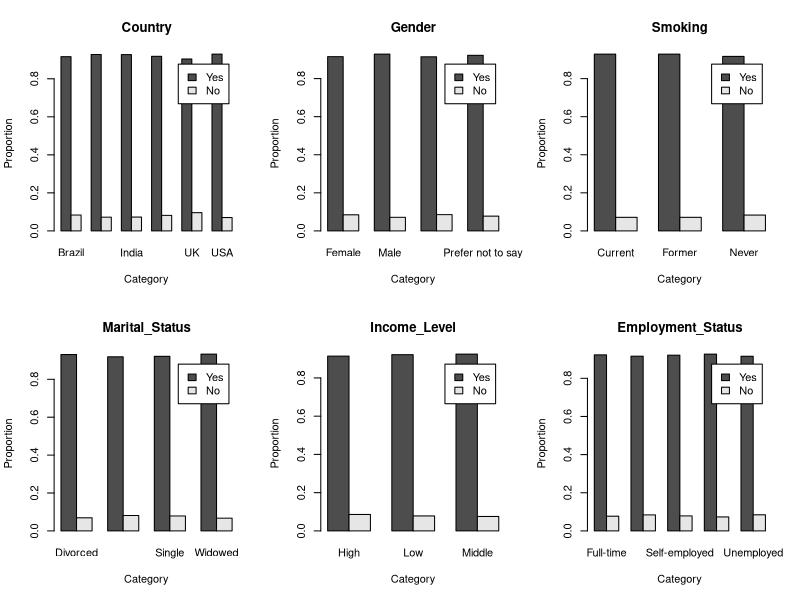
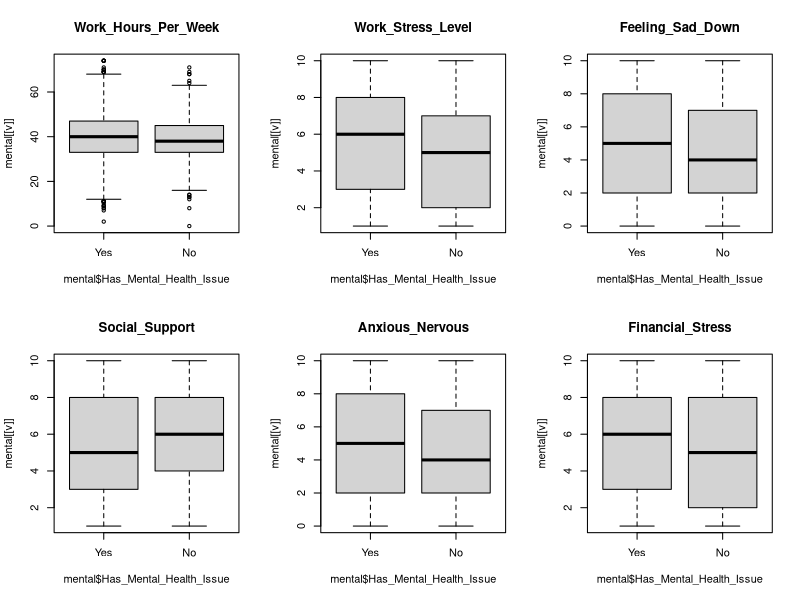

Here is the R script that generated these plots, in order:
setwd("/Users/utkusizanli/Desktop/UC3M/StatisticalLearningGitHub")

# Libraries
library(caret)
library(MASS)
library(dplyr)
library(e1071)

# Load dataset
mental = read.csv("mental_health.csv")

# Check size and structure of data
dim(mental)     # number of rows and columns
str(mental)     # variable types

# Convert all character columns to factors automatically
char_cols <- names(mental)[sapply(mental, is.character)]
mental[char_cols] <- lapply(mental[char_cols], as.factor)

# Convert target to factor, 1 = Yes (positive), 0 = No
mental$Has_Mental_Health_Issue <- factor(ifelse(mental$Has_Mental_Health_Issue == 1, "Yes", "No"), levels = c("Yes", "No"))


# Check for missing values
colSums(is.na(mental))   # No missing values 

# Check data again after conversion
str(mental)
summary(mental)

# Check target distribution 
table(mental$Has_Mental_Health_Issue)
prop.table(table(mental$Has_Mental_Health_Issue))

# Notes: The target variable is highly imbalanced, with 7.84% of observations in class 0 and 92.16% in class 1. 
# This imbalance may affect classification performance, since models could favor the majority class.

# Select categorical variables (exclude target)
cat_vars = setdiff(names(mental)[sapply(mental, is.factor)], "Has_Mental_Health_Issue")

# Measure strength of association using chi-square statistic
chi_strength = sapply(cat_vars, function(v) {
  as.numeric(chisq.test(table(mental[[v]], mental$Has_Mental_Health_Issue))$statistic)
})

# Select top 6 categorical variables
top_vars_cat = names(sort(chi_strength, decreasing = TRUE))[1:6]

# Plot barplots for selected categorical variables
par(mfrow = c(2,3))

lapply(top_vars_cat, function(v) {
  tab = prop.table(table(mental[[v]], mental$Has_Mental_Health_Issue), 1)
  
  barplot(t(tab),
          beside = TRUE,
          main = v,
          legend.text = TRUE,
          xlab = "Category",
          ylab = "Proportion")
})

# Screen numeric predictors using t-tests
pvals = sapply(mental[sapply(mental, is.numeric)],
               function(x) t.test(x ~ mental$Has_Mental_Health_Issue)$p.value)

sort(pvals)   

# Compute mean difference between classes 
mean_diff = sapply(mental[sapply(mental, is.numeric)], function(x) {
  abs(mean(x[mental$Has_Mental_Health_Issue=="Yes"]) -
        mean(x[mental$Has_Mental_Health_Issue=="No"]))
})

sort(mean_diff, decreasing=TRUE)   

# Select top numeric predictors
top_vars = names(sort(mean_diff, decreasing=TRUE)[1:6])

# Plot boxplots for selected numeric predictors
par(mfrow=c(2,3))

lapply(top_vars, function(v) {
  boxplot(mental[[v]] ~ mental$Has_Mental_Health_Issue,
          main=v)
})

#EDA

# Demographic categorical variables (like gender, country, marital status) do not seem to strongly separate people with and without mental health issues.

# Psychological and stress-related numeric variables show clear differences between the two groups.

# Variables such as Work_Stress_Level, Feeling_Sad_Down, Financial_Stress, and Anxious_Nervous look like strong predictors of mental health issues.



# 60% Train - 20% Validation - 20% Test split via stratified sampling
set.seed(42)

# 60% TRAIN, 20% VAL, 20% TEST (all stratified by the target)
idx_train <- createDataPartition(mental$Has_Mental_Health_Issue, p = 0.60, list = FALSE)
mental_train <- mental[idx_train, ]
mental_tmp   <- mental[-idx_train, ]

# half of remaining
idx_val <- createDataPartition(mental_tmp$Has_Mental_Health_Issue, p = 0.50, list = FALSE)
mental_val  <- mental_tmp[idx_val, ]
mental_test <- mental_tmp[-idx_val, ]

# check proportions to confirm stratifications
prop.table(table(mental$Has_Mental_Health_Issue))
prop.table(table(mental_train$Has_Mental_Health_Issue))
prop.table(table(mental_val$Has_Mental_Health_Issue))
prop.table(table(mental_test$Has_Mental_Health_Issue))


target_col <- "Has_Mental_Health_Issue"
num_cols <- names(mental_train)[sapply(mental_train, is.numeric)]
num_cols <- setdiff(num_cols, target_col)

mu <- sapply(mental_train[, num_cols, drop = FALSE], mean)
sd <- sapply(mental_train[, num_cols, drop = FALSE], sd)
sd[sd == 0] <- 1

scale_apply <- function(df, num_cols, mu, sd) {
  out <- df
  out[, num_cols] <- sweep(out[, num_cols, drop = FALSE], 2, mu, "-")
  out[, num_cols] <- sweep(out[, num_cols, drop = FALSE], 2, sd, "/")
  out
}

train_sc <- scale_apply(mental_train, num_cols, mu, sd)
val_sc   <- scale_apply(mental_val,   num_cols, mu, sd)
test_sc  <- scale_apply(mental_test,  num_cols, mu, sd)



# setup 5-fold cross-validation with 3 repeats
folds <- createMultiFolds(train_sc$Has_Mental_Health_Issue, k = 5, times = 3)
ctrl <- trainControl(method = "repeatedcv", number = 5, repeats = 3, index = folds, classProbs = TRUE, summaryFunction = twoClassSummary, savePredictions = "final")


set.seed(42)

# logreg, LDA, QDA cross-validation as initial models
fit_logreg <- train(Has_Mental_Health_Issue ~ ., data=train_sc, method="glm", family=binomial(), metric="ROC", trControl=ctrl)
fit_lda    <- train(Has_Mental_Health_Issue ~ ., data=train_sc, method="lda", metric="ROC", trControl=ctrl)
fit_qda    <- train(Has_Mental_Health_Issue ~ ., data=train_sc, method="qda", metric="ROC", trControl=ctrl)

# Naive Bayes with same CV format
y    <- train_sc$Has_Mental_Health_Issue
p_nb <- rep(NA_real_, nrow(train_sc))

# Calculate AUC score for Naive bayes
for (nm in names(folds)) {
  idx_in  <- folds[[nm]]
  idx_out <- setdiff(seq_len(nrow(train_sc)), idx_in)
  
  nb_fit <- naiveBayes(Has_Mental_Health_Issue ~ ., data=train_sc[idx_in, ])
  p <- predict(nb_fit, newdata=train_sc[idx_out, ], type="raw")[, "Yes"]
  
  p_nb[idx_out] <- ifelse(is.na(p_nb[idx_out]), p, (p_nb[idx_out] + p) / 2)
}

auc_nb <- as.numeric(pROC::auc(pROC::roc(y, p_nb, levels=c("No","Yes"), direction="<", quiet=TRUE)))


# CV ROC summary
c(LogReg=max(fit_logreg$results$ROC), LDA=max(fit_lda$results$ROC), QDA=max(fit_qda$results$ROC), NB=auc_nb)
